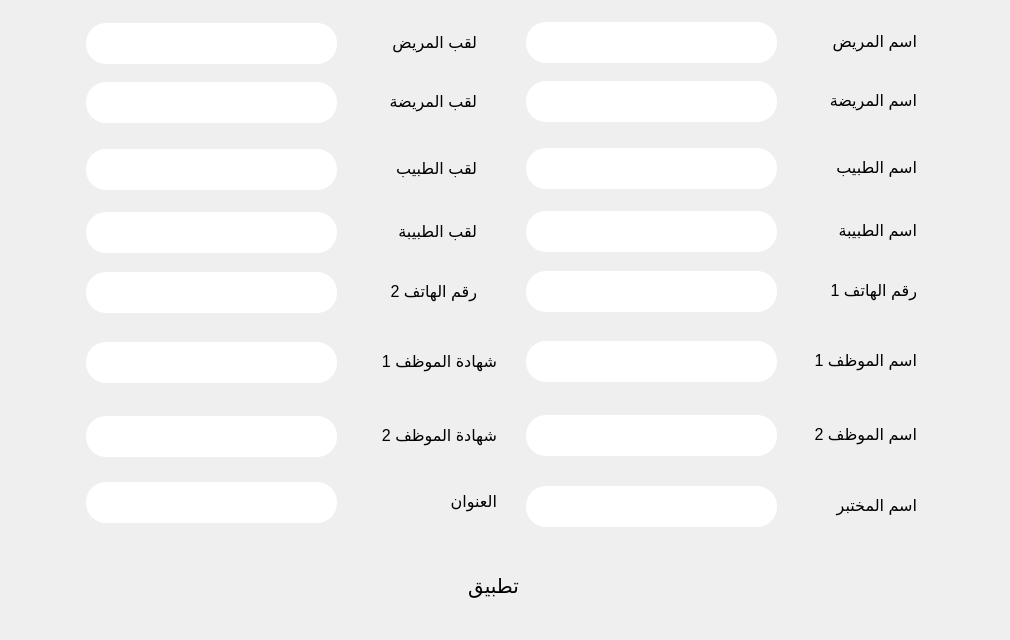
      <widget class="QWidget" name="tab_13">
       <attribute name="title">
        <string>تعديل شكل التقارير</string>
       </attribute>
       <widget class="QGroupBox" name="groupBox_14">
        <property name="geometry">
         <rect>
          <x>0</x>
          <y>0</y>
          <width>1001</width>
          <height>631</height>
         </rect>
        </property>
        <property name="styleSheet">
         <string notr="true">border-radius:20px;</string>
        </property>
        <property name="title">
         <string/>
        </property>
        <widget class="QLineEdit" name="lineEdit_16">
         <property name="enabled">
          <bool>true</bool>
         </property>
         <property name="geometry">
          <rect>
           <x>526</x>
           <y>22</y>
           <width>251</width>
           <height>41</height>
          </rect>
         </property>
         <property name="font">
          <font>
           <pointsize>13</pointsize>
          </font>
         </property>
         <property name="styleSheet">
          <string notr="true">border-radius:20px;</string>
         </property>
         <property name="placeholderText">
          <string/>
         </property>
        </widget>
        <widget class="QLabel" name="label_65">
         <property name="enabled">
          <bool>true</bool>
         </property>
         <property name="geometry">
          <rect>
           <x>366</x>
           <y>17</y>
           <width>111</width>
           <height>51</height>
          </rect>
         </property>
         <property name="font">
          <font>
           <family>Segoe UI</family>
           <pointsize>12</pointsize>
           <weight>50</weight>
           <bold>false</bold>
          </font>
         </property>
         <property name="text">
          <string>لقب المريض</string>
         </property>
        </widget>
        <widget class="QLineEdit" name="lineEdit_22">
         <property name="enabled">
          <bool>true</bool>
         </property>
         <property name="geometry">
          <rect>
           <x>86</x>
           <y>272</y>
           <width>251</width>
           <height>41</height>
          </rect>
         </property>
         <property name="font">
          <font>
           <pointsize>13</pointsize>
          </font>
         </property>
         <property name="styleSheet">
          <string notr="true">border-radius:20px;</string>
         </property>
         <property name="placeholderText">
          <string/>
         </property>
        </widget>
        <widget class="QLabel" name="label_80">
         <property name="enabled">
          <bool>true</bool>
         </property>
         <property name="geometry">
          <rect>
           <x>806</x>
           <y>75</y>
           <width>111</width>
           <height>51</height>
          </rect>
         </property>
         <property name="font">
          <font>
           <family>Segoe UI</family>
           <pointsize>12</pointsize>
           <weight>50</weight>
           <bold>false</bold>
          </font>
         </property>
         <property name="text">
          <string>اسم المريضة</string>
         </property>
        </widget>
        <widget class="QLineEdit" name="lineEdit_43">
         <property name="enabled">
          <bool>true</bool>
         </property>
         <property name="geometry">
          <rect>
           <x>526</x>
           <y>486</y>
           <width>251</width>
           <height>41</height>
          </rect>
         </property>
         <property name="font">
          <font>
           <pointsize>13</pointsize>
          </font>
         </property>
         <property name="styleSheet">
          <string notr="true">border-radius:20px;</string>
         </property>
         <property name="placeholderText">
          <string/>
         </property>
        </widget>
        <widget class="QLabel" name="label_78">
         <property name="enabled">
          <bool>true</bool>
         </property>
         <property name="geometry">
          <rect>
           <x>786</x>
           <y>409</y>
           <width>131</width>
           <height>51</height>
          </rect>
         </property>
         <property name="font">
          <font>
           <family>Segoe UI</family>
           <pointsize>12</pointsize>
           <weight>50</weight>
           <bold>false</bold>
          </font>
         </property>
         <property name="text">
          <string>اسم الموظف 2</string>
         </property>
        </widget>
        <widget class="QLineEdit" name="lineEdit_45">
         <property name="enabled">
          <bool>true</bool>
         </property>
         <property name="geometry">
          <rect>
           <x>526</x>
           <y>81</y>
           <width>251</width>
           <height>41</height>
          </rect>
         </property>
         <property name="font">
          <font>
           <pointsize>13</pointsize>
          </font>
         </property>
         <property name="styleSheet">
          <string notr="true">border-radius:20px;</string>
         </property>
         <property name="placeholderText">
          <string/>
         </property>
        </widget>
        <widget class="QLineEdit" name="lineEdit_34">
         <property name="enabled">
          <bool>true</bool>
         </property>
         <property name="geometry">
          <rect>
           <x>86</x>
           <y>482</y>
           <width>251</width>
           <height>41</height>
          </rect>
         </property>
         <property name="font">
          <font>
           <pointsize>13</pointsize>
          </font>
         </property>
         <property name="styleSheet">
          <string notr="true">border-radius:20px;</string>
         </property>
         <property name="placeholderText">
          <string/>
         </property>
        </widget>
        <widget class="QLabel" name="label_83">
         <property name="enabled">
          <bool>true</bool>
         </property>
         <property name="geometry">
          <rect>
           <x>366</x>
           <y>206</y>
           <width>111</width>
           <height>51</height>
          </rect>
         </property>
         <property name="font">
          <font>
           <family>Segoe UI</family>
           <pointsize>12</pointsize>
           <weight>50</weight>
           <bold>false</bold>
          </font>
         </property>
         <property name="text">
          <string>لقب الطبيبة</string>
         </property>
        </widget>
        <widget class="QLabel" name="label_76">
         <property name="enabled">
          <bool>true</bool>
         </property>
         <property name="geometry">
          <rect>
           <x>346</x>
           <y>336</y>
           <width>151</width>
           <height>51</height>
          </rect>
         </property>
         <property name="font">
          <font>
           <family>Segoe UI</family>
           <pointsize>12</pointsize>
           <weight>50</weight>
           <bold>false</bold>
          </font>
         </property>
         <property name="text">
          <string>شهادة الموظف 1</string>
         </property>
        </widget>
        <widget class="QLabel" name="label_75">
         <property name="enabled">
          <bool>true</bool>
         </property>
         <property name="geometry">
          <rect>
           <x>786</x>
           <y>335</y>
           <width>131</width>
           <height>51</height>
          </rect>
         </property>
         <property name="font">
          <font>
           <family>Segoe UI</family>
           <pointsize>12</pointsize>
           <weight>50</weight>
           <bold>false</bold>
          </font>
         </property>
         <property name="text">
          <string>اسم الموظف 1</string>
         </property>
        </widget>
        <widget class="QLineEdit" name="lineEdit_35">
         <property name="enabled">
          <bool>true</bool>
         </property>
         <property name="geometry">
          <rect>
           <x>86</x>
           <y>342</y>
           <width>251</width>
           <height>41</height>
          </rect>
         </property>
         <property name="font">
          <font>
           <pointsize>13</pointsize>
          </font>
         </property>
         <property name="styleSheet">
          <string notr="true">border-radius:20px;</string>
         </property>
         <property name="placeholderText">
          <string/>
         </property>
        </widget>
        <widget class="QLineEdit" name="lineEdit_20">
         <property name="enabled">
          <bool>true</bool>
         </property>
         <property name="geometry">
          <rect>
           <x>526</x>
           <y>148</y>
           <width>251</width>
           <height>41</height>
          </rect>
         </property>
         <property name="font">
          <font>
           <pointsize>13</pointsize>
          </font>
         </property>
         <property name="styleSheet">
          <string notr="true">border-radius:20px;</string>
         </property>
         <property name="placeholderText">
          <string/>
         </property>
        </widget>
        <widget class="QLineEdit" name="lineEdit_18">
         <property name="enabled">
          <bool>true</bool>
         </property>
         <property name="geometry">
          <rect>
           <x>86</x>
           <y>23</y>
           <width>251</width>
           <height>41</height>
          </rect>
         </property>
         <property name="font">
          <font>
           <pointsize>13</pointsize>
          </font>
         </property>
         <property name="styleSheet">
          <string notr="true">border-radius:20px;</string>
         </property>
         <property name="placeholderText">
          <string/>
         </property>
        </widget>
        <widget class="QLineEdit" name="lineEdit_42">
         <property name="enabled">
          <bool>true</bool>
         </property>
         <property name="geometry">
          <rect>
           <x>86</x>
           <y>416</y>
           <width>251</width>
           <height>41</height>
          </rect>
         </property>
         <property name="font">
          <font>
           <pointsize>13</pointsize>
          </font>
         </property>
         <property name="styleSheet">
          <string notr="true">border-radius:20px;</string>
         </property>
         <property name="placeholderText">
          <string/>
         </property>
        </widget>
        <widget class="QLabel" name="label_82">
         <property name="enabled">
          <bool>true</bool>
         </property>
         <property name="geometry">
          <rect>
           <x>806</x>
           <y>205</y>
           <width>111</width>
           <height>51</height>
          </rect>
         </property>
         <property name="font">
          <font>
           <family>Segoe UI</family>
           <pointsize>12</pointsize>
           <weight>50</weight>
           <bold>false</bold>
          </font>
         </property>
         <property name="text">
          <string>اسم الطبيبة</string>
         </property>
        </widget>
        <widget class="QLabel" name="label_74">
         <property name="enabled">
          <bool>true</bool>
         </property>
         <property name="geometry">
          <rect>
           <x>426</x>
           <y>476</y>
           <width>71</width>
           <height>51</height>
          </rect>
         </property>
         <property name="font">
          <font>
           <family>Segoe UI</family>
           <pointsize>12</pointsize>
           <weight>50</weight>
           <bold>false</bold>
          </font>
         </property>
         <property name="text">
          <string>العنوان</string>
         </property>
        </widget>
        <widget class="QLabel" name="label_69">
         <property name="enabled">
          <bool>true</bool>
         </property>
         <property name="geometry">
          <rect>
           <x>806</x>
           <y>142</y>
           <width>111</width>
           <height>51</height>
          </rect>
         </property>
         <property name="font">
          <font>
           <family>Segoe UI</family>
           <pointsize>12</pointsize>
           <weight>50</weight>
           <bold>false</bold>
          </font>
         </property>
         <property name="text">
          <string>اسم الطبيب</string>
         </property>
        </widget>
        <widget class="QLineEdit" name="lineEdit_46">
         <property name="enabled">
          <bool>true</bool>
         </property>
         <property name="geometry">
          <rect>
           <x>526</x>
           <y>211</y>
           <width>251</width>
           <height>41</height>
          </rect>
         </property>
         <property name="font">
          <font>
           <pointsize>13</pointsize>
          </font>
         </property>
         <property name="styleSheet">
          <string notr="true">border-radius:20px;</string>
         </property>
         <property name="placeholderText">
          <string/>
         </property>
        </widget>
        <widget class="QLabel" name="label_72">
         <property name="enabled">
          <bool>true</bool>
         </property>
         <property name="geometry">
          <rect>
           <x>806</x>
           <y>265</y>
           <width>111</width>
           <height>51</height>
          </rect>
         </property>
         <property name="font">
          <font>
           <family>Segoe UI</family>
           <pointsize>12</pointsize>
           <weight>50</weight>
           <bold>false</bold>
          </font>
         </property>
         <property name="text">
          <string>رقم الهاتف 1</string>
         </property>
        </widget>
        <widget class="QLabel" name="label_73">
         <property name="enabled">
          <bool>true</bool>
         </property>
         <property name="geometry">
          <rect>
           <x>366</x>
           <y>266</y>
           <width>111</width>
           <height>51</height>
          </rect>
         </property>
         <property name="font">
          <font>
           <family>Segoe UI</family>
           <pointsize>12</pointsize>
           <weight>50</weight>
           <bold>false</bold>
          </font>
         </property>
         <property name="text">
          <string>رقم الهاتف 2</string>
         </property>
        </widget>
        <widget class="QLineEdit" name="lineEdit_23">
         <property name="enabled">
          <bool>true</bool>
         </property>
         <property name="geometry">
          <rect>
           <x>526</x>
           <y>271</y>
           <width>251</width>
           <height>41</height>
          </rect>
         </property>
         <property name="font">
          <font>
           <pointsize>13</pointsize>
          </font>
         </property>
         <property name="styleSheet">
          <string notr="true">border-radius:20px;</string>
         </property>
         <property name="placeholderText">
          <string/>
         </property>
        </widget>
        <widget class="QLineEdit" name="lineEdit_37">
         <property name="enabled">
          <bool>true</bool>
         </property>
         <property name="geometry">
          <rect>
           <x>526</x>
           <y>341</y>
           <width>251</width>
           <height>41</height>
          </rect>
         </property>
         <property name="font">
          <font>
           <pointsize>13</pointsize>
          </font>
         </property>
         <property name="styleSheet">
          <string notr="true">border-radius:20px;</string>
         </property>
         <property name="placeholderText">
          <string/>
         </property>
        </widget>
        <widget class="QLineEdit" name="lineEdit_47">
         <property name="enabled">
          <bool>true</bool>
         </property>
         <property name="geometry">
          <rect>
           <x>86</x>
           <y>212</y>
           <width>251</width>
           <height>41</height>
          </rect>
         </property>
         <property name="font">
          <font>
           <pointsize>13</pointsize>
          </font>
         </property>
         <property name="styleSheet">
          <string notr="true">border-radius:20px;</string>
         </property>
         <property name="placeholderText">
          <string/>
         </property>
        </widget>
        <widget class="QLineEdit" name="lineEdit_41">
         <property name="enabled">
          <bool>true</bool>
         </property>
         <property name="geometry">
          <rect>
           <x>526</x>
           <y>415</y>
           <width>251</width>
           <height>41</height>
          </rect>
         </property>
         <property name="font">
          <font>
           <pointsize>13</pointsize>
          </font>
         </property>
         <property name="styleSheet">
          <string notr="true">border-radius:20px;</string>
         </property>
         <property name="placeholderText">
          <string/>
         </property>
        </widget>
        <widget class="QLabel" name="label_70">
         <property name="enabled">
          <bool>true</bool>
         </property>
         <property name="geometry">
          <rect>
           <x>366</x>
           <y>143</y>
           <width>111</width>
           <height>51</height>
          </rect>
         </property>
         <property name="font">
          <font>
           <family>Segoe UI</family>
           <pointsize>12</pointsize>
           <weight>50</weight>
           <bold>false</bold>
          </font>
         </property>
         <property name="text">
          <string>لقب الطبيب</string>
         </property>
        </widget>
        <widget class="QLabel" name="label_81">
         <property name="enabled">
          <bool>true</bool>
         </property>
         <property name="geometry">
          <rect>
           <x>366</x>
           <y>76</y>
           <width>111</width>
           <height>51</height>
          </rect>
         </property>
         <property name="font">
          <font>
           <family>Segoe UI</family>
           <pointsize>12</pointsize>
           <weight>50</weight>
           <bold>false</bold>
          </font>
         </property>
         <property name="text">
          <string>لقب المريضة</string>
         </property>
        </widget>
        <widget class="QLabel" name="label_77">
         <property name="enabled">
          <bool>true</bool>
         </property>
         <property name="geometry">
          <rect>
           <x>346</x>
           <y>410</y>
           <width>151</width>
           <height>51</height>
          </rect>
         </property>
         <property name="font">
          <font>
           <family>Segoe UI</family>
           <pointsize>12</pointsize>
           <weight>50</weight>
           <bold>false</bold>
          </font>
         </property>
         <property name="text">
          <string>شهادة الموظف 2</string>
         </property>
        </widget>
        <widget class="QLineEdit" name="lineEdit_44">
         <property name="enabled">
          <bool>true</bool>
         </property>
         <property name="geometry">
          <rect>
           <x>86</x>
           <y>82</y>
           <width>251</width>
           <height>41</height>
          </rect>
         </property>
         <property name="font">
          <font>
           <pointsize>13</pointsize>
          </font>
         </property>
         <property name="styleSheet">
          <string notr="true">border-radius:20px;</string>
         </property>
         <property name="placeholderText">
          <string/>
         </property>
        </widget>
        <widget class="QLineEdit" name="lineEdit_19">
         <property name="enabled">
          <bool>true</bool>
         </property>
         <property name="geometry">
          <rect>
           <x>86</x>
           <y>149</y>
           <width>251</width>
           <height>41</height>
          </rect>
         </property>
         <property name="font">
          <font>
           <pointsize>13</pointsize>
          </font>
         </property>
         <property name="styleSheet">
          <string notr="true">border-radius:20px;</string>
         </property>
         <property name="placeholderText">
          <string/>
         </property>
        </widget>
        <widget class="QLabel" name="label_64">
         <property name="enabled">
          <bool>true</bool>
         </property>
         <property name="geometry">
          <rect>
           <x>806</x>
           <y>16</y>
           <width>111</width>
           <height>51</height>
          </rect>
         </property>
         <property name="font">
          <font>
           <family>Segoe UI</family>
           <pointsize>12</pointsize>
           <weight>50</weight>
           <bold>false</bold>
          </font>
         </property>
         <property name="text">
          <string>اسم المريض</string>
         </property>
        </widget>
        <widget class="QLabel" name="label_79">
         <property name="enabled">
          <bool>true</bool>
         </property>
         <property name="geometry">
          <rect>
           <x>806</x>
           <y>480</y>
           <width>111</width>
           <height>51</height>
          </rect>
         </property>
         <property name="font">
          <font>
           <family>Segoe UI</family>
           <pointsize>12</pointsize>
           <weight>50</weight>
           <bold>false</bold>
          </font>
         </property>
         <property name="text">
          <string>اسم المختبر</string>
         </property>
        </widget>
        <widget class="QPushButton" name="pushButton_31">
         <property name="enabled">
          <bool>true</bool>
         </property>
         <property name="geometry">
          <rect>
           <x>268</x>
           <y>550</y>
           <width>451</width>
           <height>71</height>
          </rect>
         </property>
         <property name="font">
          <font>
           <family>Segoe UI</family>
           <pointsize>15</pointsize>
           <weight>50</weight>
           <bold>false</bold>
          </font>
         </property>
         <property name="cursor">
          <cursorShape>PointingHandCursor</cursorShape>
         </property>
         <property name="styleSheet">
          <string notr="true">border-radius:20px;</string>
         </property>
         <property name="text">
          <string>تطبيق</string>
         </property>
        </widget>
       </widget>
      </widget>
